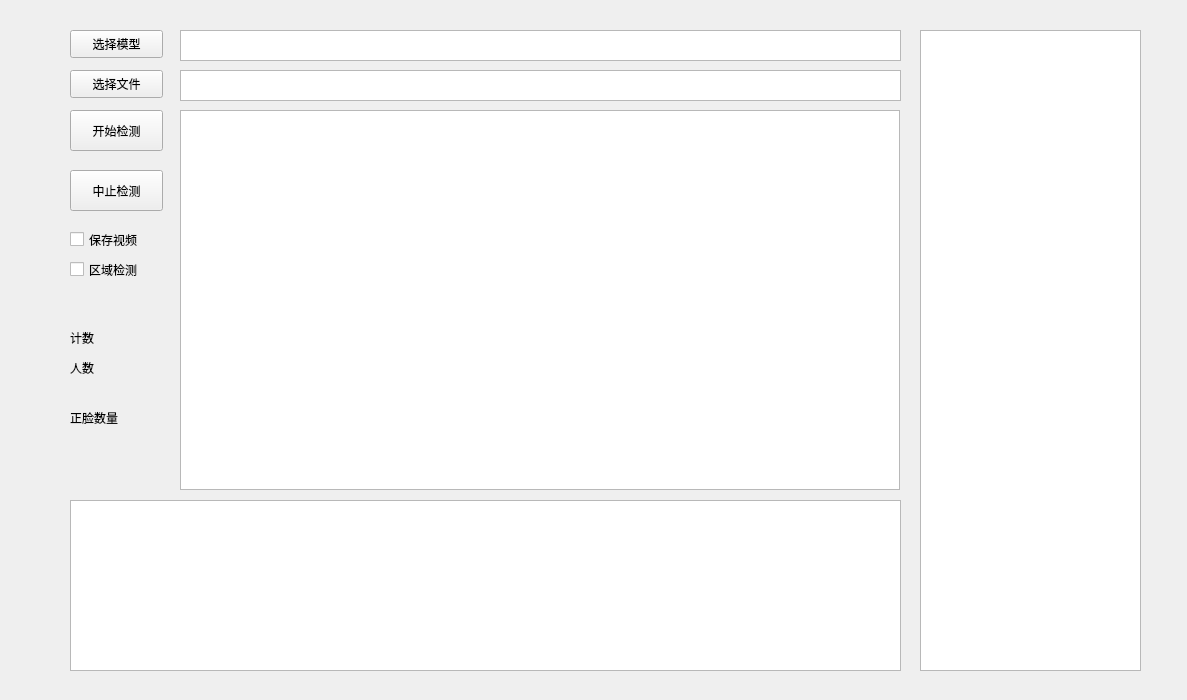
<?xml version="1.0" encoding="UTF-8"?>
<ui version="4.0">
 <class>Form</class>
 <widget class="QWidget" name="Form">
  <property name="geometry">
   <rect>
    <x>0</x>
    <y>0</y>
    <width>1187</width>
    <height>700</height>
   </rect>
  </property>
  <property name="windowTitle">
   <string>YOLOv5_FAC</string>
  </property>
  <widget class="QPushButton" name="file">
   <property name="geometry">
    <rect>
     <x>70</x>
     <y>70</y>
     <width>93</width>
     <height>28</height>
    </rect>
   </property>
   <property name="text">
    <string>选择文件</string>
   </property>
  </widget>
  <widget class="QTextBrowser" name="filePath">
   <property name="geometry">
    <rect>
     <x>180</x>
     <y>70</y>
     <width>721</width>
     <height>31</height>
    </rect>
   </property>
  </widget>
  <widget class="QPushButton" name="startBtn">
   <property name="geometry">
    <rect>
     <x>70</x>
     <y>110</y>
     <width>93</width>
     <height>41</height>
    </rect>
   </property>
   <property name="text">
    <string>开始检测</string>
   </property>
  </widget>
  <widget class="QPushButton" name="stopBtn">
   <property name="geometry">
    <rect>
     <x>70</x>
     <y>170</y>
     <width>93</width>
     <height>41</height>
    </rect>
   </property>
   <property name="text">
    <string>中止检测</string>
   </property>
  </widget>
  <widget class="QCheckBox" name="saveVid">
   <property name="geometry">
    <rect>
     <x>70</x>
     <y>230</y>
     <width>91</width>
     <height>19</height>
    </rect>
   </property>
   <property name="text">
    <string>保存视频</string>
   </property>
  </widget>
  <widget class="QGraphicsView" name="graphicsView">
   <property name="geometry">
    <rect>
     <x>180</x>
     <y>110</y>
     <width>720</width>
     <height>380</height>
    </rect>
   </property>
  </widget>
  <widget class="QTextBrowser" name="textBrowser">
   <property name="geometry">
    <rect>
     <x>70</x>
     <y>500</y>
     <width>831</width>
     <height>171</height>
    </rect>
   </property>
  </widget>
  <widget class="QPushButton" name="modelSelect">
   <property name="geometry">
    <rect>
     <x>70</x>
     <y>30</y>
     <width>93</width>
     <height>28</height>
    </rect>
   </property>
   <property name="text">
    <string>选择模型</string>
   </property>
  </widget>
  <widget class="QTextBrowser" name="modelPath">
   <property name="geometry">
    <rect>
     <x>180</x>
     <y>30</y>
     <width>721</width>
     <height>31</height>
    </rect>
   </property>
  </widget>
  <widget class="QLabel" name="label">
   <property name="geometry">
    <rect>
     <x>70</x>
     <y>330</y>
     <width>72</width>
     <height>15</height>
    </rect>
   </property>
   <property name="text">
    <string>计数</string>
   </property>
  </widget>
  <widget class="QLabel" name="personCount">
   <property name="geometry">
    <rect>
     <x>70</x>
     <y>380</y>
     <width>91</width>
     <height>16</height>
    </rect>
   </property>
   <property name="text">
    <string/>
   </property>
  </widget>
  <widget class="QLabel" name="dir_faceCount">
   <property name="geometry">
    <rect>
     <x>70</x>
     <y>430</y>
     <width>91</width>
     <height>16</height>
    </rect>
   </property>
   <property name="text">
    <string/>
   </property>
  </widget>
  <widget class="QLabel" name="label_2">
   <property name="geometry">
    <rect>
     <x>70</x>
     <y>360</y>
     <width>72</width>
     <height>15</height>
    </rect>
   </property>
   <property name="text">
    <string>人数</string>
   </property>
  </widget>
  <widget class="QLabel" name="label_3">
   <property name="geometry">
    <rect>
     <x>70</x>
     <y>410</y>
     <width>72</width>
     <height>15</height>
    </rect>
   </property>
   <property name="text">
    <string>正脸数量</string>
   </property>
  </widget>
  <widget class="QTableView" name="tableView">
   <property name="geometry">
    <rect>
     <x>920</x>
     <y>30</y>
     <width>221</width>
     <height>641</height>
    </rect>
   </property>
  </widget>
  <widget class="QCheckBox" name="zoneCheckBox">
   <property name="geometry">
    <rect>
     <x>70</x>
     <y>260</y>
     <width>91</width>
     <height>19</height>
    </rect>
   </property>
   <property name="text">
    <string>区域检测</string>
   </property>
  </widget>
 </widget>
 <resources/>
 <connections/>
</ui>
